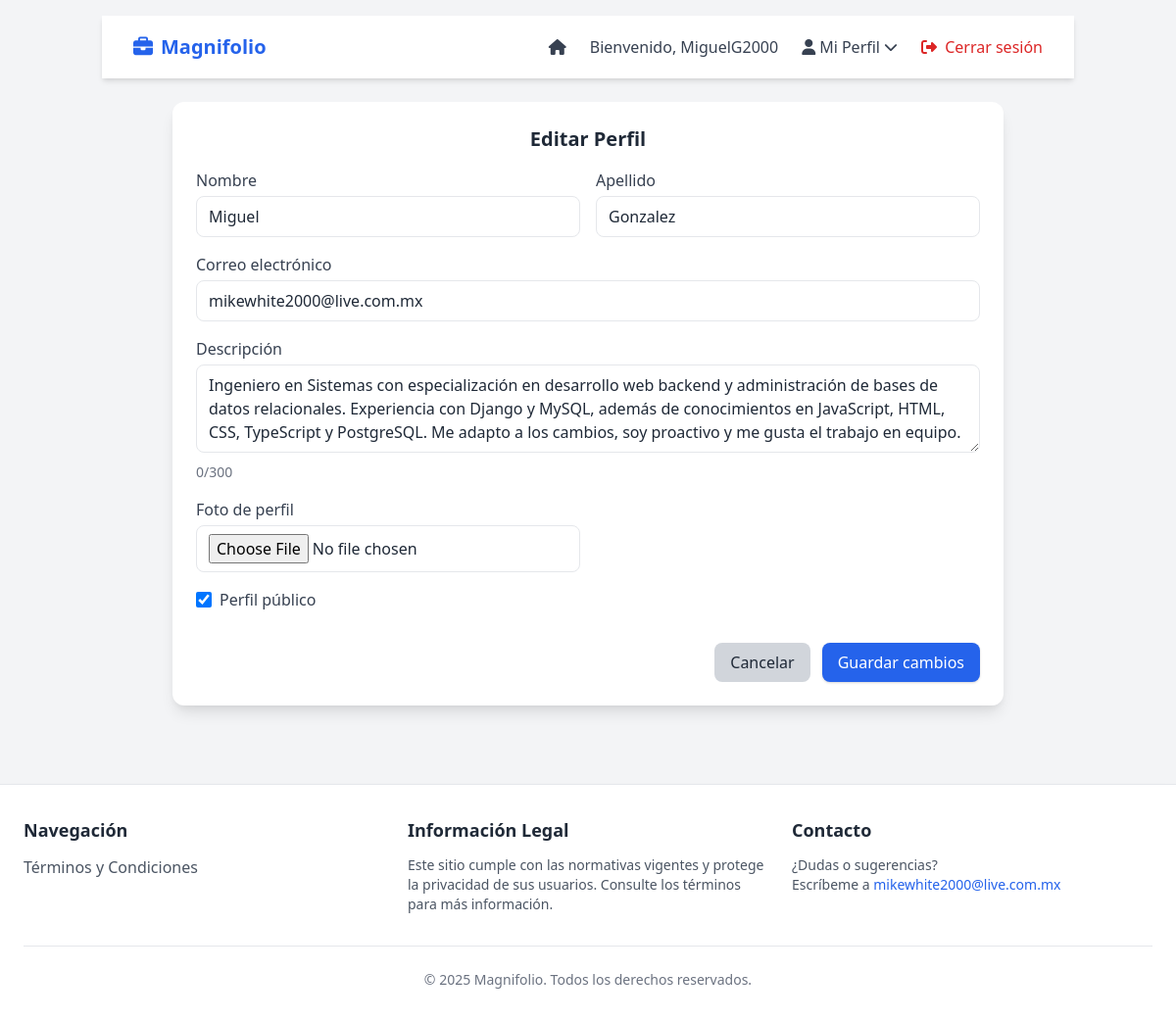
The page /editar_perfil/ (signed in) on the database its author committed.
### usuarios/models.py (models this page shows, shortened)
class Usuario(AbstractUser):
    descripcion = models.TextField(max_length=300, null=True, blank=True)
    foto_perfil = models.ImageField(upload_to='fotos/', null=True, blank=True)
    visible = models.BooleanField(default=True)

### usuarios/views.py (the view)
# urls.py: path("editar_perfil/", editar_perfil, name="editar_perfil"),
@login_required
def editar_perfil(request):
    usuario = request.user
    if request.method == "POST":
        form = UsuarioForm(request.POST, request.FILES, instance=usuario)
        if form.is_valid():
            usuario = form.save(commit=False)
            cropped_data = request.POST.get("foto_perfil_cropped")
            if cropped_data:
                try:
                    format, imgstr = cropped_data.split(";base64,")
                    ext = format.split("/")[-1]
                    file_name = f"{usuario.username}_perfil.{ext}"
                    usuario.foto_perfil.save(
                        file_name,
                        ContentFile(base64.b64decode(imgstr)),
                        save=True
                    )
                except Exception as e:
                    messages.error(request, f"Error al procesar la imagen: {str(e)}")
            usuario.save()
            messages.success(request, "Tu perfil se actualizó correctamente ✅")
            return redirect(reverse_lazy('mi_perfil'))
        else:
            errors = form.errors.as_data()
            error_messages = []
            for field, error_list in errors.items():
                for error in error_list:
                    error_messages.append(f"{field}: {error.message}")
            messages.error(request, "\n".join(error_messages))
    else:
        form = UsuarioForm(instance=usuario)
    context = {
        "form": form
    }
    return render(request, 'editar_perfil.html', context)

### usuarios/forms.py (shortened to what this page needs)
class UsuarioForm(forms.ModelForm):
    class Meta:
        model = Usuario
        fields = ['first_name', 'last_name', 'email', 'descripcion', 'foto_perfil', 'visible']

### templates/editar_perfil.html (shortened to what this page needs)
{% extends 'base.html' %}
{% block navbar %}
    {% include 'navbar.html' %}
{% endblock %}
{% block content %}
<div class="max-w-4xl mx-auto p-6">
    <div class="bg-white rounded-xl shadow-lg p-6 relative">
        <h2 class="text-xl font-bold text-gray-800 mb-4 text-center">Editar Perfil</h2>
        <form method="post" enctype="multipart/form-data" class="space-y-4">
            <div class="grid grid-cols-1 md:grid-cols-2 gap-4">
                <div>
                    <label class="block text-gray-700 font-medium">Nombre</label>
                    <input type="text" name="first_name" value="{{ user.first_name }}"
                           class="w-full mt-1 px-3 py-2 border rounded-lg focus:ring focus:ring-blue-300">
                </div>
                <div>
                    <label class="block text-gray-700 font-medium">Apellido</label>
                    <input type="text" name="last_name" value="{{ user.last_name }}"
                           class="w-full mt-1 px-3 py-2 border rounded-lg focus:ring focus:ring-blue-300">
                </div>
            </div>
            <div>
                <label class="block text-gray-700 font-medium">Correo electrónico</label>
                <input type="email" name="email" value="{{ user.email }}"
                       class="w-full mt-1 px-3 py-2 border rounded-lg focus:ring focus:ring-blue-300">
            </div>
            <div>
                <label class="block text-gray-700 font-medium">Descripción</label>
                <textarea name="descripcion" rows="3" maxlength="300"
                          class="w-full mt-1 px-3 py-2 border rounded-lg focus:ring focus:ring-blue-300">{{ user.descripcion }}</textarea>
            </div>
            <div class="grid grid-cols-1 md:grid-cols-2 gap-4">
                <div>
                    <label class="block text-gray-700 font-medium">Foto de perfil</label>
                    <input id="fileInput" type="file" name="foto_perfil" accept="image/*"
                           class="w-full mt-1 px-3 py-2 border rounded-lg focus:ring focus:ring-blue-300">
                </div>
                <div class="flex justify-center items-center">
                </div>
            </div>
            <div class="flex items-center">
                <input type="checkbox" name="visible" id="visible"
                       {% if user.visible %}checked{% endif %}
                       class="h-4 w-4 text-blue-600 border-gray-300 rounded">
                <label for="visible" class="ml-2 text-gray-700">Perfil público</label>
            </div>
            <div class="flex justify-end space-x-3 pt-4">
                <a href="{% url 'mi_perfil' %}"
                   class="px-4 py-2 bg-gray-300 rounded-lg hover:bg-gray-400 transition">
                    Cancelar
                </a>
                <button type="submit"
                        class="px-4 py-2 bg-blue-600 text-white rounded-lg shadow hover:bg-blue-700 transition">
                    Guardar cambios
                </button>
            </div>
        </form>
    </div>
</div>
{% endblock %}

### templates/navbar.html (shortened to what this page needs)
{% load static %}
<!DOCTYPE html>
<html lang="es">
<head>
    <link href="https://cdn.jsdelivr.net/npm/tailwindcss@2.2.19/dist/tailwind.min.css" rel="stylesheet">
    <link rel="stylesheet" href="https://cdnjs.cloudflare.com/ajax/libs/font-awesome/6.5.1/css/all.min.css">
</head>
<body class="bg-gray-100 text-gray-800">
    <nav class="bg-white shadow-md">
        <div class="max-w-7xl mx-auto px-4 sm:px-6 lg:px-8">
            <div class="flex justify-between h-16">
                <div class="flex items-center">
                    <a href="{% url 'index' %}" class="text-xl font-bold text-blue-600 flex items-center">
                        <i class="fa-solid fa-briefcase mr-2"></i> Magnifolio
                    </a>
                </div>
                <div class="hidden md:flex items-center space-x-6">
                    <a href="{% url 'index' %}" class="text-gray-700 hover:text-blue-600 transition">
                        <i class="fa-solid fa-house"></i>
                    </a>
                    {% if request.user.is_authenticated %}
                        <span class="text-gray-700">
                            Bienvenido, {{ request.user.username }}
                        </span>
                        <div class="relative">
                            <button id="perfil-btn" class="text-gray-700 hover:text-blue-600 transition flex items-center">
                                <i class="fa-solid fa-user mr-1"></i> Mi Perfil
                                <i class="fa-solid fa-chevron-down ml-1 text-sm"></i>
                            </button>
                        </div>
                        <a href="{% url 'logout' %}" class="text-red-600 hover:text-red-700 transition">
                            <i class="fa-solid fa-right-from-bracket mr-1"></i> Cerrar sesión
                        </a>
                    {% endif %}
                </div>
            </div>
        </div>
    </nav>
</body>
</html>

### rows shown on the page
Usuario: user.username "MiguelG2000", first_name "Miguel", last_name "Gonzalez", email "mikewhite2000@live.com.mx", descripcion "Ingeniero en Sistemas con especialización en desarrollo web backend y administración de bases de datos relacionales. Experiencia con Django y MySQL, además de conocimientos en JavaScript, HTML, CSS, TypeScript y PostgreSQL. Me adapto a los cambios, soy proactivo y me gusta el trabajo en equipo.", visible "☑"
